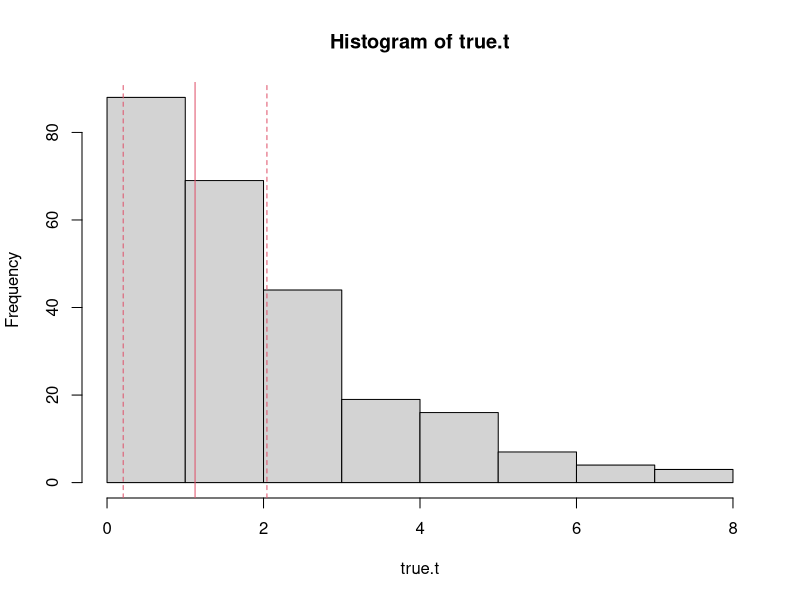
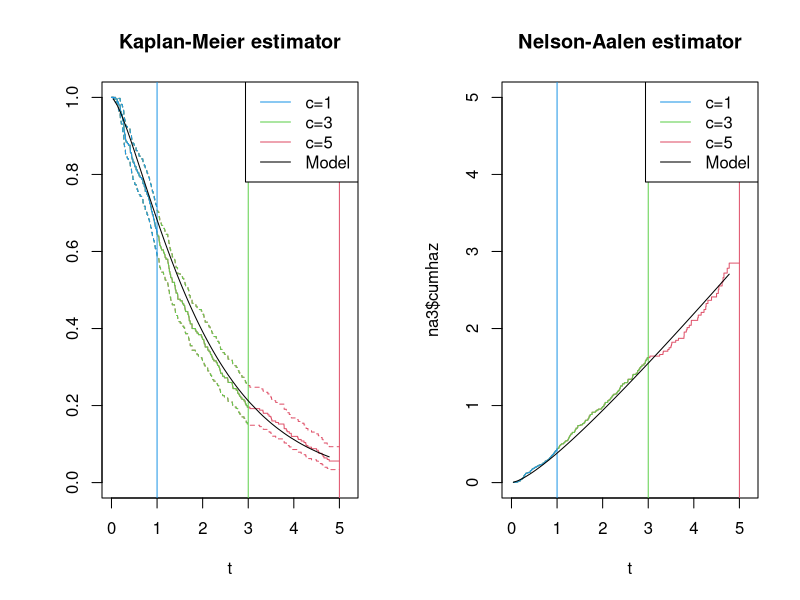
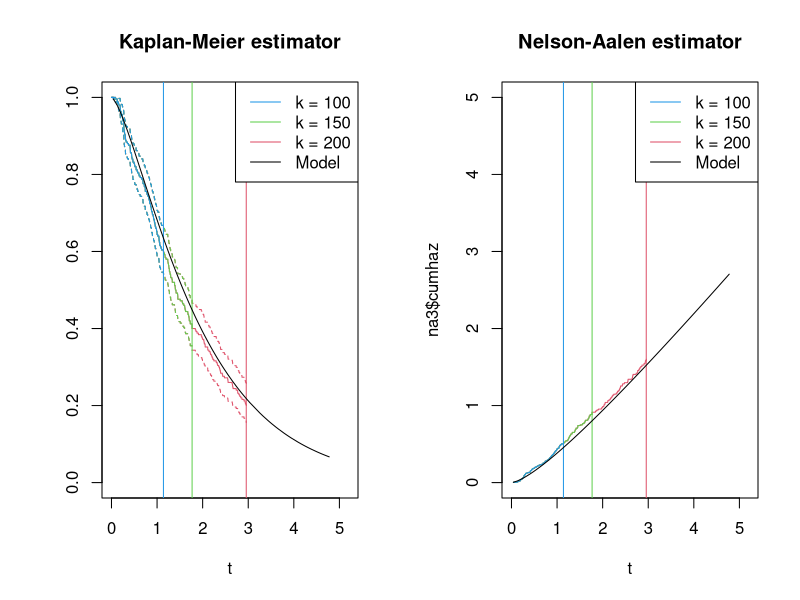
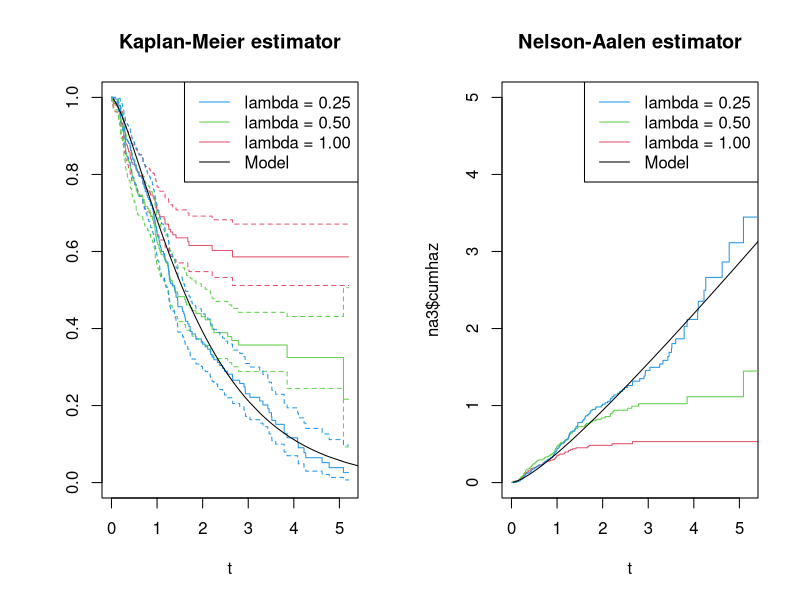
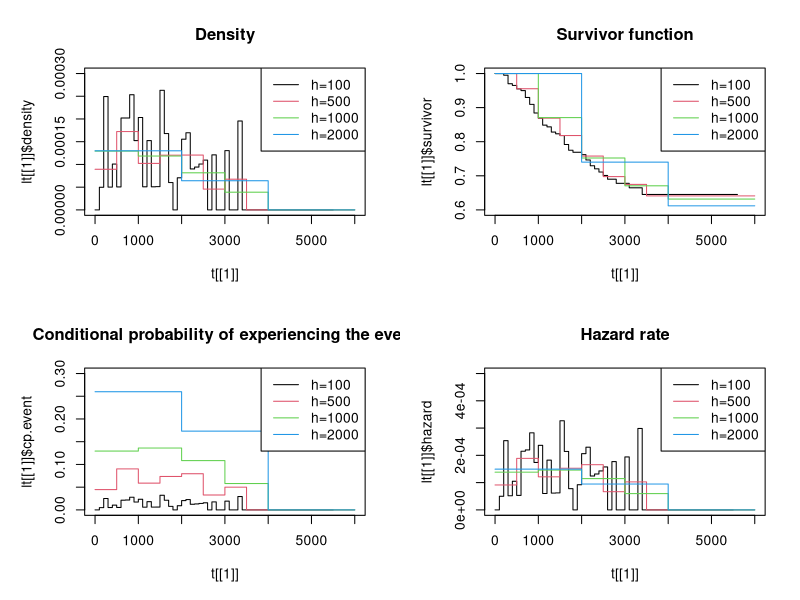
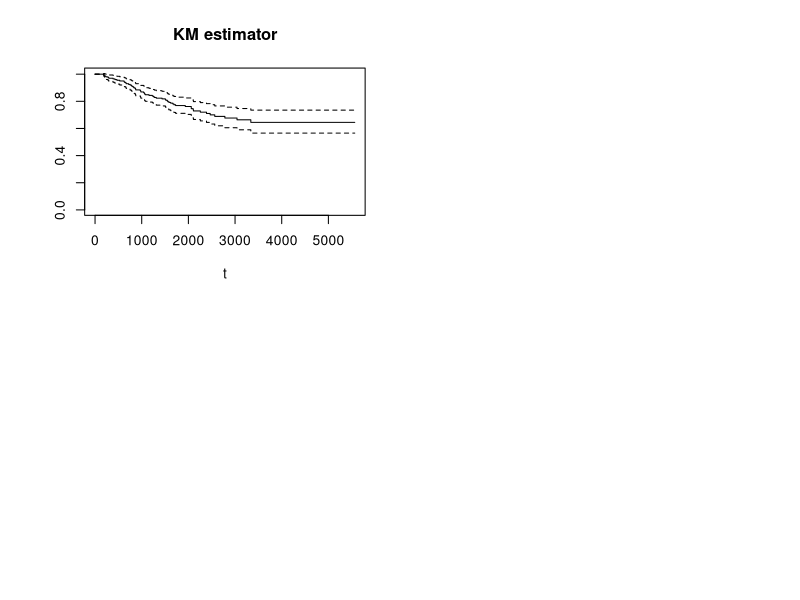
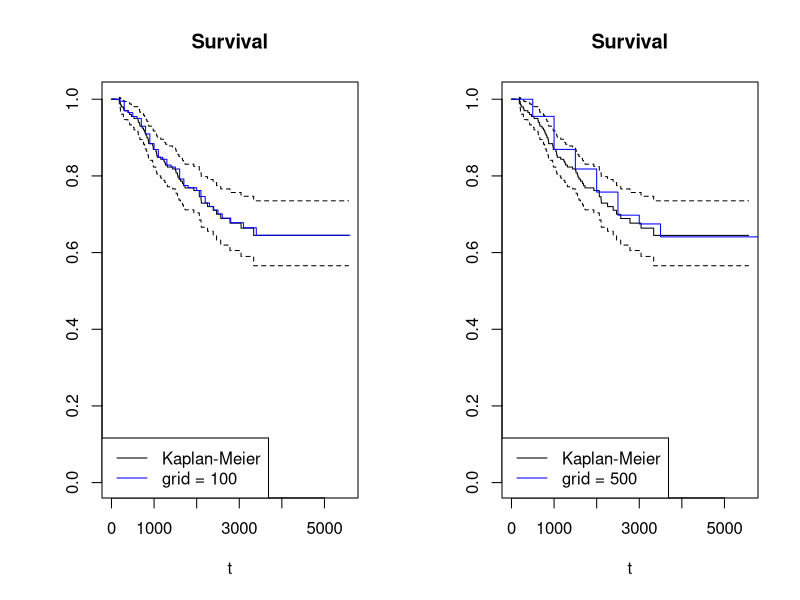
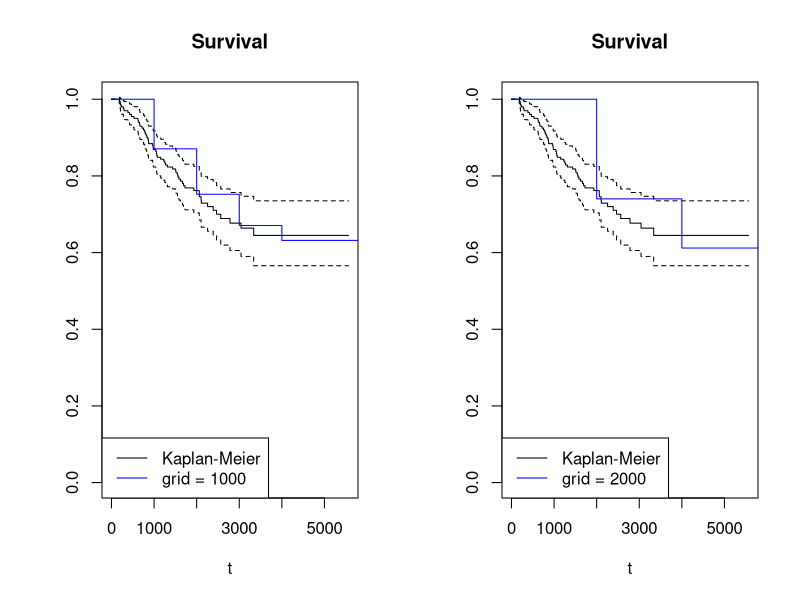

Source code (R) for these figures, in order:
## ---- chunk 1
knitr::opts_chunk$set(echo = TRUE)
library(kableExtra)

## ---- chunk 2
library(survival)
set.seed(42)
n         <- 250
shape     <- 1.5
scale     <- 0.75
?rgamma
true.t  <- sort(rgamma(n,shape,scale))
(mean.t   <- shape*scale)
(var.t    <- shape*scale^2)
par(mfrow=c(1,1))
hist(true.t)
abline(v=mean.t,col=2)
abline(v=mean.t+sqrt(var.t),col=2,lty=2)
abline(v=mean.t-sqrt(var.t),col=2,lty=2)
survivor <- 1-pgamma(true.t,shape,scale)
cum.hazard <- -log(survivor)
NA_estimator <- function(time,delta)
{
  n <- length(time)
  
  # Sort data
  o     <- order(time)
  time  <- time[o]
  delta <- delta[o]
  
  # Frequency table of survival times
  # (censored = 0, event = 1)
  timetable      <- table(time,delta)
  distinct.times <- unique(time)
  
  # Number of events at survival times t_(i)
  d <- timetable[,2]
  
  # Risk set
  timeNoDelta <- apply(timetable, MARGIN=1, sum)
  Y           <- n - c(0,cumsum(timeNoDelta)[-length(timeNoDelta)])
  
  # Nelson-Aalen estimator and standard errors
  na  <- cumsum(d/Y)
  std <- sqrt(cumsum(d/Y^2))
  
  # Return results
  erg <- list(time = distinct.times,
              cumhaz = na,
              std = std)
  return(erg)
}
## ---- chunk 3
t1     <- pmin(true.t,1)
t2     <- pmin(true.t,3)
t3     <- pmin(true.t,5)
## ---- chunk 4
d1 <- 1*(true.t<=1)
d2 <- 1*(true.t<=3)
d3 <- 1*(true.t<=5)
## ---- chunk 5
surv1  <- Surv(t1,d1)
surv2  <- Surv(t2,d2)
surv3  <- Surv(t3,d3)
## ---- chunk 6
km1 <- survfit(surv1 ~ 1,type="kaplan-meier")
km2 <- survfit(surv2 ~ 1,type="kaplan-meier")
km3 <- survfit(surv3 ~ 1,type="kaplan-meier")
## ---- chunk 7
na1 <- NA_estimator(t1,d1)
na2 <- NA_estimator(t2,d2)
na3 <- NA_estimator(t3,d3)
## ---- chunk 8
sum(d1)
sum(d2)
sum(d3)
## ---- chunk 9
par(mfrow=c(1,2),mar=c(5,5,4,2)+0.1)
plot(km3,col=2,main=paste("Kaplan-Meier estimator"),
     xlab="t",xlim=c(0,5.2))
lines(km2,col=3)
lines(km1,col=4)
abline(v=c(1,3,5),col=c(4,3,2))
lines(true.t[true.t<=5],survivor[true.t<=5],col=1)
legend("topright",c("c=1","c=3","c=5","Model"),lty=1,col=c(4,3,2,1),bg="white")

plot(na3$time,na3$cumhaz,col=2,type="s",main=paste("Nelson-Aalen estimator"),
     xlab="t",xlim=c(0,5.2),ylim=c(0,5))
lines(na2$time,na2$cumhaz,type="s",col=3)
lines(na1$time,na1$cumhaz,type="s",col=4)
abline(v=c(1,3,5),col=c(4,3,2))
lines(true.t[true.t<=5],cum.hazard[true.t<=5],col=1)
legend("topright",c("c=1","c=3","c=5","Model"),lty=1,col=c(4,3,2,1),bg="white")
## ---- chunk 10
t1 <- c(true.t[1:100], rep(true.t[100], n-100))
t2 <- c(true.t[1:150],rep(true.t[150],n-150))
t3 <- c(true.t[1:200],rep(true.t[200],n-200))
## ---- chunk 11
d1 <- c(rep(1,100), rep(0,n-100))
d2 <- c(rep(1,150),rep(0,n-150))
d3 <- c(rep(1,200),rep(0,n-200))
## ---- chunk 12
surv1 <- Surv(t1,d1)
surv2 <- Surv(t2,d2)
surv3 <- Surv(t3,d3)
## ---- chunk 13
km1 <- survfit(surv1~1,type="kaplan-meier")
km2 <- survfit(surv2~1,type="kaplan-meier")
km3 <- survfit(surv3~1,type="kaplan-meier")
## ---- chunk 14
na1 <- NA_estimator(t1,d1)
na2 <- NA_estimator(t2,d2)
na3 <- NA_estimator(t3,d3)
## ---- chunk 15
par(mfrow=c(1,2),mar=c(5,5,4,2)+0.1)
plot(km3,col=2,main=paste("Kaplan-Meier estimator"),
     xlab="t",xlim=c(0,5.2))
lines(km2,col=3)
lines(km1,col=4)
abline(v=c(max(km1$time),max(km2$time),max(km3$time)),col=c(4,3,2))
lines(true.t[true.t<=5],survivor[true.t<=5],col=1)
legend("topright",c("k = 100","k = 150","k = 200","Model"),lty=1,col=c(4,3,2,1),bg="white")

plot(na3$time,na3$cumhaz,col=2,type="s",main=paste("Nelson-Aalen estimator"),
     xlab="t",xlim=c(0,5.2),ylim=c(0,5))
lines(na2$time,na2$cumhaz,type="s",col=3)
lines(na1$time,na1$cumhaz,type="s",col=4)
abline(v=c(max(na1$time),max(na2$time),max(na3$time)),col=c(4,3,2))
lines(true.t[true.t<=5],cum.hazard[true.t<=5],col=1)
legend("topright",c("k = 100","k = 150","k = 200","Model"),lty=1,col=c(4,3,2,1),bg="white")
## ---- chunk 16
c1     <- rexp(n,rate=0.25)
t1     <- pmin(true.t,c1)
c2     <- rexp(n,rate=0.5)
t2     <- pmin(true.t,c1)
c3     <- rexp(n,rate=1)
t3     <- pmin(true.t,c1)
## ---- chunk 17
d1 <- 1*(true.t<=c1)
d2 <- 1*(true.t<=c2)
d3 <- 1*(true.t<=c3)
## ---- chunk 18
surv1 <- Surv(t1,d1)
surv2 <- Surv(t2,d2)
surv3 <- Surv(t3,d3)
## ---- chunk 19
sum(d1)
sum(d2)
sum(d3)
## ---- chunk 20
km1 <- survfit(surv1~1,type="kaplan-meier")
km2 <- survfit(surv2~1,type="kaplan-meier")
km3 <- survfit(surv3~1,type="kaplan-meier")
## ---- chunk 21
na1 <- NA_estimator(t1,d1)
na2 <- NA_estimator(t2,d2)
na3 <- NA_estimator(t3,d3)
## ---- chunk 22
par(mfrow=c(1,2),mar=c(5,5,4,2)+0.1)
plot(km3,col=2,main=paste("Kaplan-Meier estimator"),
     xlab="t",xlim=c(0,5.2),mark.time=F)
lines(km2,col=3,mark.time=F)
lines(km1,col=4,mark.time=F)
abline(v=c(max(km1$time),max(km2$time),max(km3$time)),col=c(4,3,2))
lines(true.t,survivor,col=1)
legend("topright",c("lambda = 0.25","lambda = 0.50","lambda = 1.00","Model"),lty=1,col=c(4,3,2,1),bg="white")

plot(na3$time,na3$cumhaz,col=2,type="s",main=paste("Nelson-Aalen estimator"),
     xlab="t",xlim=c(0,5.2),ylim=c(0,5))
lines(na2$time,na2$cumhaz,type="s",col=3)
lines(na1$time,na1$cumhaz,type="s",col=4)
abline(v=c(max(na1$time),max(na2$time),max(na3$time)),col=c(4,3,2))
lines(true.t,cum.hazard,col=1)
legend("topright",c("lambda = 0.25","lambda = 0.50","lambda = 1.00","Model"),lty=1,col=c(4,3,2,1),bg="white")
## ---- chunk 23
melanoma <- read.csv("melanoma.dat", sep="")
time  = melanoma$time
delta = 1*(melanoma$state==1)
grid  =  seq(0,6000,100)
## ---- chunk 24
lifetable <- function(time,delta,grid)
{
  q <- length(grid)-1 
  n <- length(time)   
  d <- numeric(q)     
  Y <- rep(n,q+1)     
  w <- numeric(q)     
  h <- numeric(q)     
  
  for(k in 1:q)
  {
    d[k] <- sum(delta[time>=grid[k] & time<grid[k+1]])
    w[k] <- length(delta[time>=grid[k] & time<grid[k+1]])-d[k]
    Y[k+1] <- Y[k] - d[k] - w[k]
    h[k] <- grid[k+1] - grid[k]
  }
  cp.event <- survivor <- density <- hazard <- numeric(q)
  cp.event <- d / (Y[-(q+1)] - w/2)
  survivor <- cumprod(1-cp.event)
  density <- ( c(1,survivor[-q]) - survivor ) / h
  hazard <- 2*cp.event / (h * (2-cp.event))
  cp.event <- c(cp.event,cp.event[q])
  survivor <- c(1,survivor)
  density <- c(density,density[q])
  hazard <- c(hazard,hazard[q])
  erg <- list(cp.event=cp.event,
              survivor=survivor,
              density=density,
              hazard=hazard)
  return(erg)
}
## ---- chunk 25
t <- list(seq(0, 6000, 100), seq(0, 6000, 500),seq(0, 6000, 1000),seq(0, 6000, 2000))
lt <- list(0, 0,0,0)
for (i in 1:4){ lt[[i]] <- lifetable(time, delta, t[[i]])}

par(mfrow=c(2, 2))
plot(t[[1]], lt[[1]]$density, type="s", ylim=c(0, 0.0003))
for (i in 2:4) lines(t[[i]], lt[[i]]$density, type="s", col=i)
title("Density")
legend("topright", c("h=100", "h=500", "h=1000", "h=2000"), col=1:4, lty=1)
plot(t[[1]], lt[[1]]$survivor, type="s", ylim=c(0.6, 1.0))
for (i in 2:4) lines(t[[i]], lt[[i]]$survivor, type="s", col=i)
title("Survivor function")
legend("topright", c("h=100", "h=500", "h=1000", "h=2000"), col=1:4, lty=1)
plot(t[[1]], lt[[1]]$cp.event, type="s", ylim=c(0, 0.3))
for (i in 2:4) lines(t[[i]], lt[[i]]$cp.event, type="s", col=i)
title("Conditional probability of experiencing the event")
legend("topright",  c("h=100", "h=500", "h=1000", "h=2000"), col=1:4, lty=1)
plot(t[[1]], lt[[1]]$hazard, type="s", ylim=c(0, 0.0005))
for (i in 2:4) lines(t[[i]], lt[[i]]$hazard, type="s", col=i)
title("Hazard rate")
legend("topright",  c("h=100", "h=500", "h=1000", "h=2000"), col=1:4, lty=1)
## ---- chunk 26
library(survival)
delta <- 1*(melanoma$state==1)
melaSurv <- Surv(time,delta)
km <- survfit(melaSurv~1,type="kaplan-meier",conf.type="none")
par(mar=c(5, 5, 4, 2) + 0.1)
plot(km, main="KM estimator",xlab="t",)
## ---- chunk 27
par(mfrow=c(1,2),mar=c(5, 5, 4, 2) + 0.1)
plot(km,main="Survival",xlab="t")
a <- seq(0,6000,100)
lt <- lifetable(time,delta,a)
lines(a,lt$survivor,type="s",col="blue")
legend("bottomleft",legend=c("Kaplan-Meier","grid = 100"),col=c(1,"blue"),lty=1)

plot(km,main="Survival",xlab="t")
a <- seq(0,6000,500)
lt <- lifetable(time, delta, a)
lines(a, lt$survivor, type="s",col="blue")
legend("bottomleft",legend=c("Kaplan-Meier","grid = 500"),col=c(1,"blue"),lty=1)
## ---- chunk 28
par(mfrow=c(1,2),mar=c(5, 5, 4, 2) + 0.1)
plot(km,main="Survival",xlab="t")
a <- seq(0,6000,1000)
lt <- lifetable(time, delta, a)
lines(a, lt$survivor, type="s",col="blue")
legend("bottomleft",legend=c("Kaplan-Meier","grid = 1000"),col=c(1,"blue"),lty=1)

plot(km,main="Survival",xlab="t")
a <- seq(0,6000,2000)
lt <- lifetable(time, delta, a)
lines(a, lt$survivor, type="s",col="blue")
legend("bottomleft",legend=c("Kaplan-Meier","grid = 2000"),col=c(1,"blue"),lty=1)
## ---- chunk 29
melanoma <- read.csv("melanoma.dat", sep="")
library(survival)
data(melanoma)
delta <- 1*(melanoma$state==1)
time  <- melanoma$time
melaSurv <- Surv(time,delta)
## ---- chunk 30
par(mfrow=c(1,1),mar=c(5,5,4,2)+0.1)
plot(km2,mark.time=F,col="blue",lwd=1,xlab="t",ylim=c(0.5,1))
par(new=TRUE)
plot(km3,mark.time=F,col="red",lwd=1,ylim=c(0.5,1))
par(new=TRUE)
plot(km1,mark.time=F,lwd=1,main="Different CIs",ylim=c(0.5,1))
legend("bottomleft",c("standard","log(S(t))","log(-log(S(t)))"),
       col=c("black","blue","red"), lty=1, lwd=2)
## ---- chunk 31
library(KMsurv)
data(bmt)
library(survival)
library(km.ci)
## ---- chunk 32
fit <- survfit(Surv(bmt$t2[bmt$group==1],bmt$d3[bmt$group==1]) ~ 1,
               type="kaplan-meier",conf.int=FALSE)
pw <- km.ci(fit, conf.level=0.95, tl=NA, tu=NA, method="log")
epbands <- km.ci(fit, conf.level=0.95, tl=NA, tu=NA, method="logep")
hwbands <- km.ci(fit, conf.level=0.95, tl=NA, tu=NA, method="loghall")
par(mfrow=c(1,1),mar=c(5,5,4,2)+0.1)
plot(fit,mark.time=F,col="black",xlab="Days",ylab="Estimated survival function", lty=1, main="95%-CI ", xlim=c(100,600))
lines(pw, mark.time=F, col="blue", lty=1)
lines(epbands, mark.time=F, col="red", lty=1)
lines(hwbands, mark.time=F, col="black", lty=1)

legend("bottomleft",c("Pointwise CI","EP CB","Hall-Wellner CB","KM estimate"),
       col=c("blue","red","black","black"), lty=c(2,2,2,1), lwd=1)
## ---- chunk 33
bmtSurv  <- Surv(bmt$t2[bmt$group==1],bmt$d3[bmt$group==1])
bmtsurv2 <- Surv(bmt$t2[bmt$group==2],bmt$d3[bmt$group==2])
bmtsurv3 <- Surv(bmt$t2[bmt$group==3],bmt$d3[bmt$group==3])
print(survfit(bmtSurv~1), print.rmean=TRUE)
print(survfit(bmtsurv2~1), print.rmean=TRUE)
print(survfit(bmtsurv3~1), print.rmean=TRUE)

### Median survival time and CI
plot(survfit(bmtSurv~1))
abline(h = 0.5)
abline(v = quantile(survfit(bmtSurv~1), probs = 0.5)$quantile)
abline(v = quantile(survfit(bmtSurv~1), probs = 0.5)$lower)
## ---- chunk 34
quantile(survfit(bmtSurv~1), probs = 0.5)$quantile
quantile(survfit(bmtSurv~1), probs = c(0.025, 0.5, 0.975))$quantile
quantile(survfit(bmtsurv2~1), probs = c(0.025, 0.5, 0.975))$quantile
quantile(survfit(bmtsurv3~1), probs = c(0.025, 0.5, 0.975))$quantile
